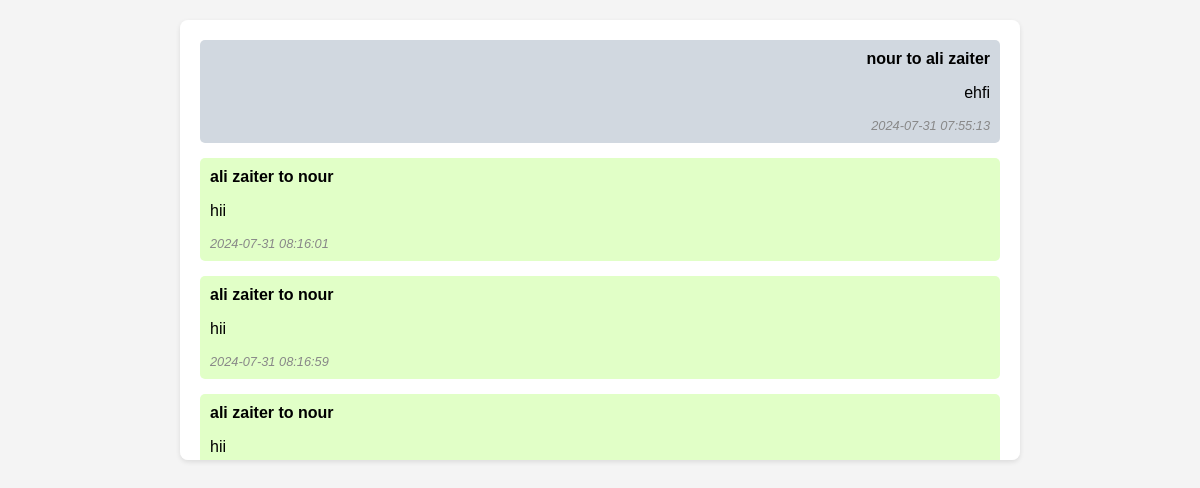
The app's page /Admin/Chat/load_chat.php?recipient_id=37 (signed in) with its own data.
### tables this page shows
CREATE TABLE `messages` (
  `id` int(11) NOT NULL,
  `user_id` int(11) NOT NULL,
  `recipient_id` int(11) NOT NULL,
  `message` text NOT NULL,
  `created_at` timestamp NOT NULL DEFAULT current_timestamp()
);

CREATE TABLE `users` (
  `Id` int(11) NOT NULL,
  `Username` varchar(30) NOT NULL,
  `Email` varchar(500) NOT NULL,
  `Password` varchar(64) NOT NULL,
  `Salt` varchar(3) NOT NULL,
  `Image` varchar(500) NOT NULL,
  `RoleId` int(11) NOT NULL,
  `VerificationToken` varchar(64) NOT NULL,
  `Verified` tinyint(4) DEFAULT NULL
);

### Admin/Chat/load_chat.php (the view, shortened to what this page needs)
<?php
require('Config.php');
$user_id = $_SESSION['UserId_Admin'];
$recipient_id = $_GET['recipient_id'];
$stmt = $con->prepare("
    SELECT
        u1.username AS sender,
        u2.username AS recipient,
        m.message,
        m.created_at
    FROM
        messages m
    JOIN
        users u1 ON m.user_id = u1.id
    JOIN
        users u2 ON m.recipient_id = u2.id
    WHERE
        (m.user_id = ? AND m.recipient_id = ?) OR (m.user_id = ? AND m.recipient_id = ?)
    ORDER BY
        m.created_at ASC
");
$stmt->bind_param('iiii', $user_id, $recipient_id, $recipient_id, $user_id);
$stmt->execute();
$result = $stmt->get_result();
?>
<!DOCTYPE html>
<html>
<head>
</head>
<body>
<div class="chat-container">
        <?php while ($row = $result->fetch_assoc()) {
            $alignmentClass = ($row['sender'] === $_SESSION['Username_Admin']) ? 'sender' : 'recipient';
            echo '<div class="message ' . $alignmentClass . '">';
            echo '<strong>' . htmlspecialchars($row['sender']) . ' to ' . htmlspecialchars($row['recipient']) . '</strong>';
            echo '<p>' . htmlspecialchars($row['message']) . '</p>';
            echo '<em>' . htmlspecialchars($row['created_at']) . '</em>';
            echo '</div>';
        }
        ?>
    </div>
</body>
</html>

### Admin/Chat/load_chat.php (style rules this page uses)
body { font-family: Arial, sans-serif; background-color: #f4f4f4; margin: 0; padding: 0; }
.chat-container { width: 80%; max-width: 800px; margin: 20px auto; background: #fff; border-radius: 8px; box-shadow: 0 2px 5px rgba(0, 0, 0, 0.1); padding: 20px; overflow-y: auto; height: 400px; }
.message { margin-bottom: 15px; padding: 10px; border-radius: 5px; }
.message.sender { background-color: #e1ffc7; text-align: left; }
.message.recipient { background-color: #d1d8e0; text-align: right; }
.message strong { display: block; margin-bottom: 5px; }
.message em { display: block; font-size: 0.8em; color: #888; }

### records on screen
messages: user.Username "nour", recipient.Username "ali zaiter", message "ehfi", created_at "2024-07-31 07:55:13"
messages: user.Username "ali zaiter", recipient.Username "nour", message "hii", created_at "2024-07-31 08:16:01"
messages: user.Username "ali zaiter", recipient.Username "nour", message "hii", created_at "2024-07-31 08:16:59"
messages: user.Username "ali zaiter", recipient.Username "nour", message "hii"
